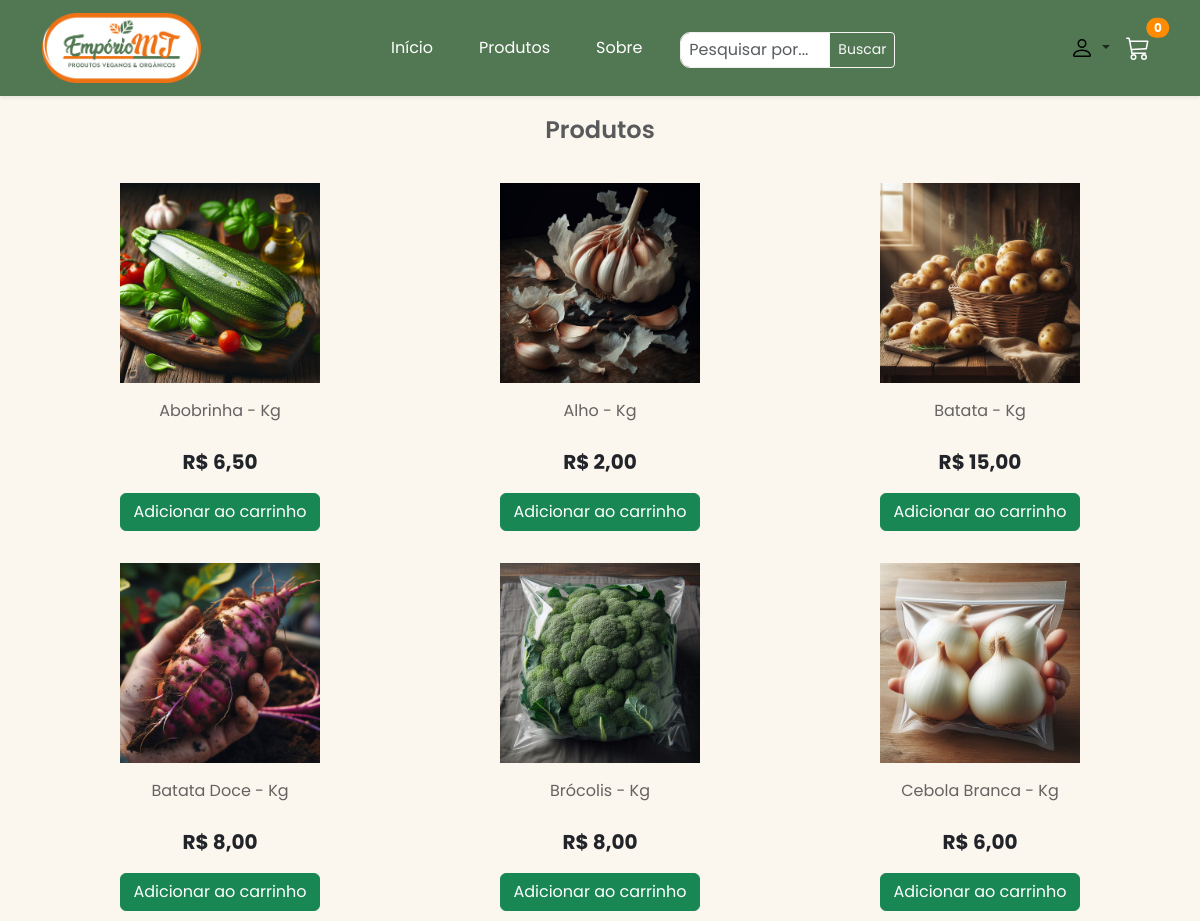
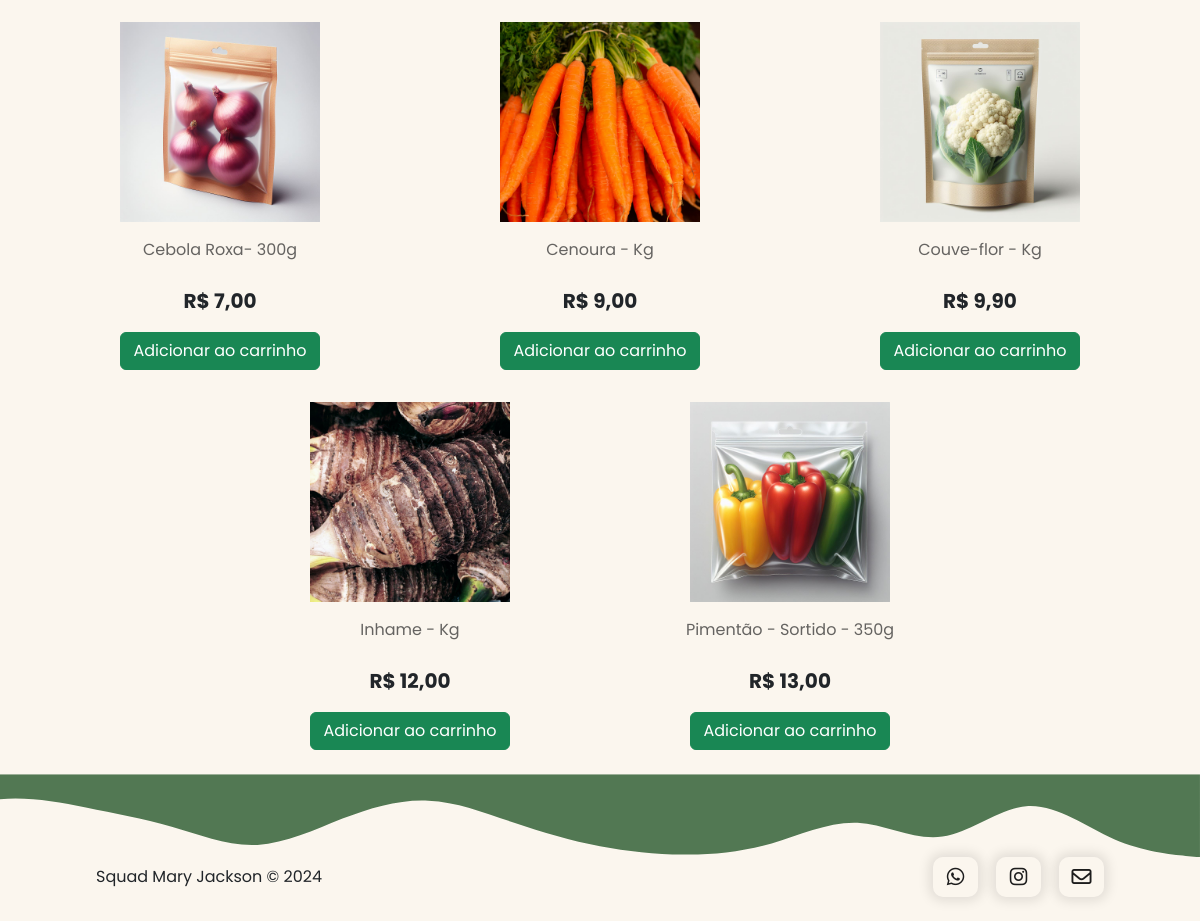
/produtos/?categoria=legumes-verduras-tuberculos-temperos, run on the app's committed database (2 pictures, top to bottom).
### app_MJ/models.py (models this page shows, shortened)
class Produto(models.Model):
    nome_produto = models.CharField(max_length=200, default='')
    categoria = models.ForeignKey(Categoria, on_delete=models.CASCADE, default=1)
    descricao = models.TextField()
    quantidade = models.IntegerField(default=0)
    imagem = models.ImageField(upload_to="", null=True, blank=True)
    preco = models.DecimalField(max_digits=5, decimal_places=2)
    data_produto = models.DateTimeField(default=datetime.now, blank=True)

### app_MJ/views.py (the view)
# urls.py: path('produtos/', produtos, name='produtos'),
def produtos(request):
    categoria_slug = request.GET.get('categoria', None)
    categoria = None
    if categoria_slug:
        print(categoria_slug)
        categoria = get_object_or_404(Categoria, slug=categoria_slug)
        produtos = Produto.objects.filter(categoria=categoria).order_by('nome_produto')
    else:
        produtos = Produto.objects.all().order_by('nome_produto')
    return render(request, 'produtos.html', {'produtos': produtos})

### templates/produtos.html (shortened to what this page needs)
{% extends 'base.html' %}
{% block content %}
<div class="container">
    <h3 class="text-muted" style="margin-bottom: 30px; margin-top: 20px; text-align: center; font-size: 24px; font-weight: 600;">Produtos</h3>
    {% if produtos %}
    <div class="row justify-content-center">
        {% for produto in produtos %}
        <div class="col-md-4 mb-4 mt-2 section">
            <div class="card-body text-center border-bottom-0">
                <img
                    src="{{ produto.imagem.url }}"
                    class="card-img-top mx-auto d-block mb-3"
                    alt="{{ produto.nome_produto }}"
                    style="max-width: 200px; margin-bottom: -15px"
                />
                <p class="card-title text-center mb-4 mt-2" style="font-size: 16px">
                    <a style="text-decoration: none; color:#1d1d1dad" href="{% url 'produto_detalhe' produto.id %}">{{ produto.nome_produto }}</a>
                </p>
                <p class="card-text"><strong class="font-size-lg" style="font-size: 20px">R$ {{ produto.preco }}</strong></p>
                    <a href="{% url 'produto_detalhe' produto.id %}" class="btn btn-success" style="text-decoration: none;">Adicionar ao carrinho</a>
            </div>
        </div>
        {% endfor %}
    </div>
    {% else %}
    <p>Nenhum produto encontrado.</p>
    {% endif %}
</div>
{% endblock %}

### static/css/color.css (style rules this page uses)
:root { --green: #527853; --dark-orange: #ee7214; --light-orange: #f7b787; --salmon: #f9e8d9; --black: #000; --white: #fff; --light-blue: #007bff; }

### static/css/style.css (style rules this page uses)
* { font-family: 'Poppins', sans-serif; margin: 0; padding: 0; box-sizing: border-box; }
html,body { overflow-x: hidden; }
body { background-color:#F9E8D9; min-width: 372px; }

### templates/produtos.html (style rules this page uses)
.produto-link, a { color: black; text-decoration: none; cursor: pointer; }

### data on the page
Produto: imagem (picture), nome_produto "Abobrinha - Kg", preco "6,50"
Produto: imagem (picture), nome_produto "Alho - Kg", preco "2,00"
Produto: imagem (picture), nome_produto "Batata - Kg", preco "15,00"
Produto: imagem (picture), nome_produto "Batata Doce - Kg", preco "8,00"
Produto: imagem (picture), nome_produto "Brócolis - Kg", preco "8,00"
Produto: imagem (picture), nome_produto "Cebola Branca - Kg", preco "6,00"
Produto: imagem (picture), nome_produto "Cebola Roxa- 300g", preco "7,00"
Produto: imagem (picture), nome_produto "Cenoura - Kg", preco "9,00"
Produto: imagem (picture), nome_produto "Couve-flor - Kg", preco "9,90"
Produto: imagem (picture), nome_produto "Inhame - Kg", preco "12,00"
Produto: imagem (picture), nome_produto "Pimentão - Sortido - 350g", preco "13,00"
